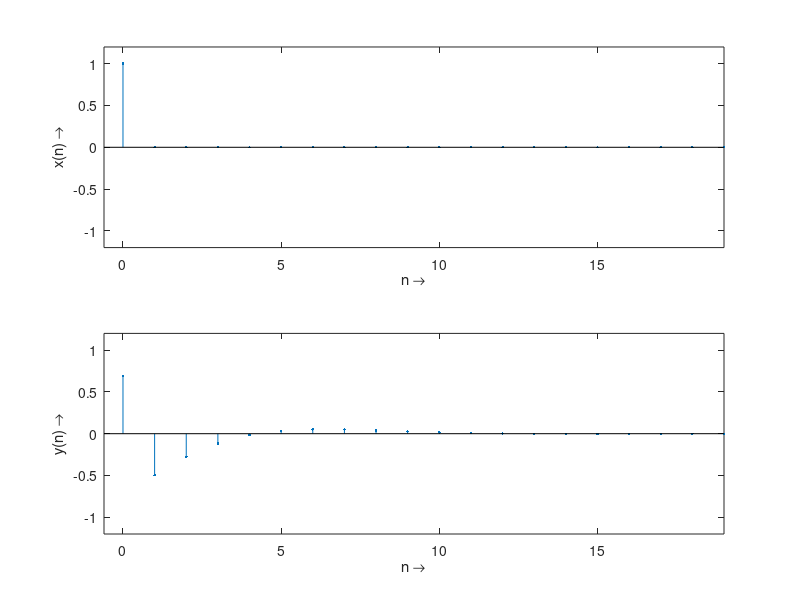

The MATLAB source for this figure:
% M-File DirectForm01.M
% Impulse response of 2nd order IIR filter
% Sample-by-sample algorithm
% Author: U. Zoelzer
% Datum: 17.7.1986
clear
echo on
%
%   Impulse response of 2nd order IIR filter
%
echo off

% Coefficient computation
fg=4000;
fa=48000;
k=tan(pi*fg/fa);

b(1)=1/(1+sqrt(2)*k+k^2);
b(2)=-2/(1+sqrt(2)*k+k^2);
b(3)=1/(1+sqrt(2)*k+k^2);
a(1)=1;
a(2)=2*(k^2-1)/(1+sqrt(2)*k+k^2);
a(3)=(1-sqrt(2)*k+k^2)/(1+sqrt(2)*k+k^2);

% Initialization of state variables
xh1=0;xh2=0;
yh1=0;yh2=0;

% Input signal: unit impulse
N=20;  % length of input signal
x(N)=0;x(1)=1;

% Sample-by-sample algorithm
for n=1:N
y(n)=b(1)*x(n) + b(2)*xh1 + b(3)*xh2 - a(2)*yh1 - a(3)*yh2;
xh2=xh1;xh1=x(n);
yh2=yh1;yh1=y(n);
end;

% Plot results
subplot(2,1,1)
stem(0:1:length(x)-1,x,'.');axis([-0.6 length(x)-1 -1.2 1.2]);
xlabel('n \rightarrow');ylabel('x(n) \rightarrow');
subplot(2,1,2)
stem(0:1:length(x)-1,y,'.');axis([-0.6 length(x)-1 -1.2 1.2]);
xlabel('n \rightarrow');ylabel('y(n) \rightarrow');

